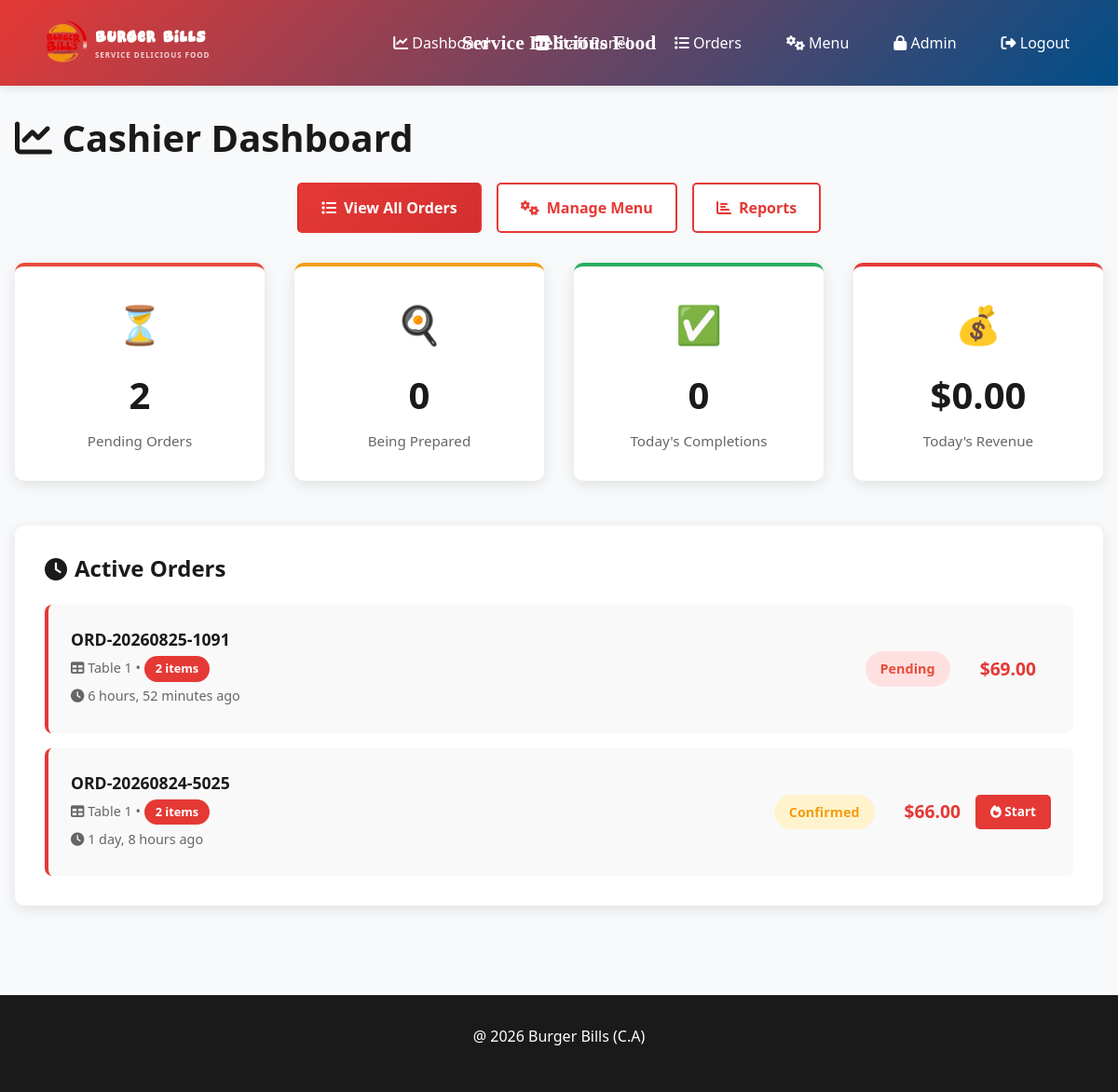
The app's page /dashboard/ (signed in), older data.
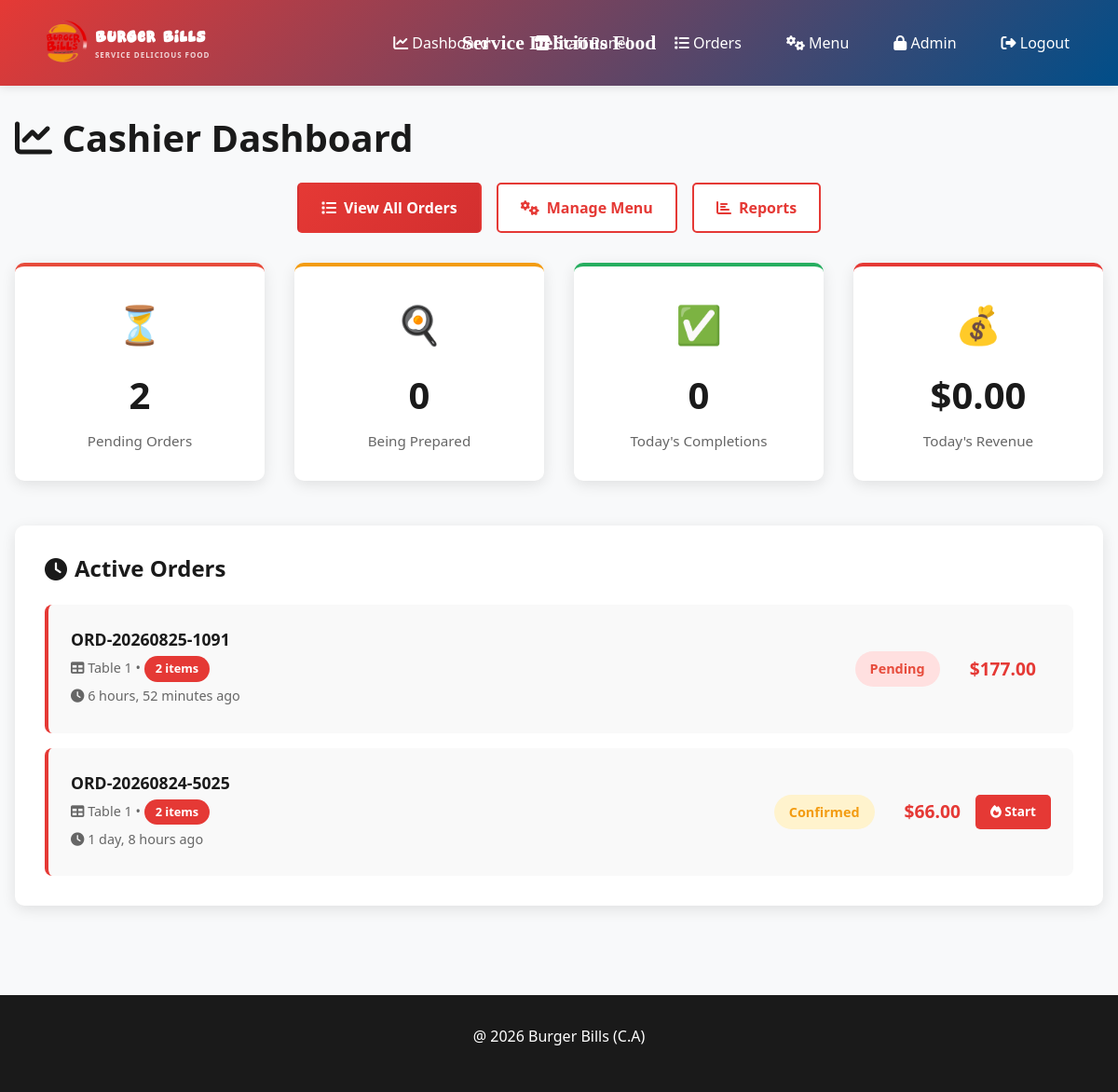
The same page, newer data.
### menu/models.py (models this page shows, shortened)
class Order(models.Model):
    ORDER_STATUS_CHOICES = [
        ('pending', 'Pending'),
        ('confirmed', 'Confirmed'),
        ('preparing', 'Preparing'),
        ('ready', 'Ready'),
        ('completed', 'Completed'),
        ('cancelled', 'Cancelled'),
    ]
    ORDER_TYPE_CHOICES = [
        ('dine_in', 'Dine In'),
        ('pickup', 'Pickup'),
    ]
    table = models.ForeignKey(Table, on_delete=models.CASCADE, related_name='orders', null=True, blank=True)
    order_number = models.CharField(max_length=20, unique=True)
    status = models.CharField(max_length=20, choices=ORDER_STATUS_CHOICES, default='pending')
    order_type = models.CharField(max_length=20, choices=ORDER_TYPE_CHOICES, default='dine_in')
    customer_name = models.CharField(max_length=200, blank=True)
    customer_phone = models.CharField(max_length=20, blank=True)
    customer_email = models.EmailField(blank=True)
    total_amount = models.DecimalField(max_digits=10, decimal_places=2, default=0)
    special_instructions = models.TextField(blank=True)
    estimated_time = models.IntegerField(default=20, help_text="Estimated time in minutes")
    is_called = models.BooleanField(default=False, help_text="Customer has been called to pick up")
    called_at = models.DateTimeField(blank=True, null=True)
    cart_expires_at = models.DateTimeField(blank=True, null=True, help_text="Cart auto-expires after 5 minutes of inactivity")
    created_at = models.DateTimeField(auto_now_add=True)
    updated_at = models.DateTimeField(auto_now=True)
    completed_at = models.DateTimeField(blank=True, null=True)
    class Meta:
        ordering = ['-created_at']

class Table(models.Model):
    number = models.IntegerField(unique=True)
    capacity = models.IntegerField(default=4)
    qr_code = models.ImageField(upload_to='qr_codes/', blank=True, null=True)
    qr_access_token = models.UUIDField(default=uuid.uuid4, editable=False)
    qr_code_generated_at = models.DateTimeField(default=timezone.now, help_text="Timestamp when QR code was last generated")
    is_active = models.BooleanField(default=True)
    created_at = models.DateTimeField(auto_now_add=True)
    menu_access_timeout_minutes = models.IntegerField(
        default=60,
        help_text="Customer menu access expires after this many minutes of inactivity"
    )
    class Meta:
        ordering = ['number']

### menu/views.py (the view)
# urls.py: path('dashboard/', views.dashboard, name='dashboard'),
@login_required
def dashboard(request):
    if not request.user.is_staff:
        return redirect('index')
    pending_orders = Order.objects.filter(status__in=['pending', 'confirmed']).count()
    preparing_orders = Order.objects.filter(status='preparing').count()
    today_completed = Order.objects.filter(
        status='completed',
        completed_at__date=timezone.now().date()
    ).count()
    today_revenue = Order.objects.filter(
        status='completed',
        completed_at__date=timezone.now().date()
    ).aggregate(Sum('total_amount'))['total_amount__sum'] or 0
    active_orders = Order.objects.filter(
        status__in=['pending', 'confirmed', 'preparing']
    ).order_by('-created_at')[:10]
    context = {
        'pending_orders': pending_orders,
        'preparing_orders': preparing_orders,
        'today_completed': today_completed,
        'today_revenue': today_revenue,
        'active_orders': active_orders,
    }
    return render(request, 'menu/dashboard.html', context)

### templates/menu/dashboard.html (shortened to what this page needs)
{% extends 'menu/base.html' %}
{% block content %}
<h1><i class="fas fa-chart-line"></i> Cashier Dashboard</h1>
<div class="quick-actions">
    <a href="{% url 'all_orders' %}" class="btn-quick btn-quick-primary">
        <i class="fas fa-list"></i> View All Orders
    </a>
    <a href="{% url 'menu_management' %}" class="btn-quick">
        <i class="fas fa-cogs"></i> Manage Menu
    </a>
    <a href="{% url 'reports' %}" class="btn-quick">
        <i class="fas fa-chart-bar"></i> Reports
    </a>
</div>
<div class="stats-grid">
    <div class="stat-card pending">
        <div class="stat-icon">⏳</div>
        <div class="stat-number">{{ pending_orders }}</div>
        <div class="stat-label">Pending Orders</div>
    </div>
    <div class="stat-card preparing">
        <div class="stat-icon">🍳</div>
        <div class="stat-number">{{ preparing_orders }}</div>
        <div class="stat-label">Being Prepared</div>
    </div>
    <div class="stat-card completed">
        <div class="stat-icon">✅</div>
        <div class="stat-number">{{ today_completed }}</div>
        <div class="stat-label">Today's Completions</div>
    </div>
    <div class="stat-card revenue">
        <div class="stat-icon">💰</div>
        <div class="stat-number">${{ today_revenue|floatformat:2 }}</div>
        <div class="stat-label">Today's Revenue</div>
    </div>
</div>
<div class="orders-section">
    <h2 class="section-title">
        <i class="fas fa-clock"></i> Active Orders
    </h2>
    {% if active_orders %}
        <div class="order-list">
            {% for order in active_orders %}
                <div class="order-card">
                    <div class="order-info">
                        <div class="order-number">{{ order.order_number }}</div>
                        <div class="order-meta">
                            <i class="fas fa-table"></i> Table {{ order.table.number }}
                            •
                            <span class="order-items-count">{{ order.items.count }} items</span>
                        </div>
                        <div class="order-meta">
                            <i class="fas fa-clock"></i> {{ order.created_at|timesince }} ago
                        </div>
                    </div>
                    <div style="text-align: right; display: flex; align-items: center; gap: 1rem;">
                        <span class="order-status-badge status-{{ order.status }}">
                            {% if order.status == 'pending' %}Pending{% elif order.status == 'confirmed' %}Confirmed{% elif order.status == 'preparing' %}Preparing{% elif order.status == 'ready' %}Ready{% else %}{{ order.status }}{% endif %}
                        </span>
                        <div style="text-align: right;">
                            <div style="font-weight: 700; font-size: 1.2rem; color: #E53935;">
                                ${{ order.total_amount }}
                            </div>
                        </div>
                        <div class="order-actions">
                            {% if order.status == 'confirmed' %}
                                <button class="btn-action-small btn-update" onclick="updateStatus({{ order.id }}, 'preparing')">
                                    <i class="fas fa-fire"></i> Start
                                </button>
                            {% elif order.status == 'preparing' %}
                                <button class="btn-action-small btn-update" onclick="updateStatus({{ order.id }}, 'ready')">
                                    <i class="fas fa-check"></i> Ready
                                </button>
                            {% endif %}
                        </div>
                    </div>
                </div>
            {% endfor %}
        </div>
    {% else %}
        <div class="empty-state">
            <i class="fas fa-inbox"></i>
            <p>No active orders at the moment</p>
        </div>
    {% endif %}
</div>
{% endblock %}

Row changes from the older to the newer data that the page shows:
changed Order "ORD-20260825-1091": total_amount "69.00" → "177.00"
